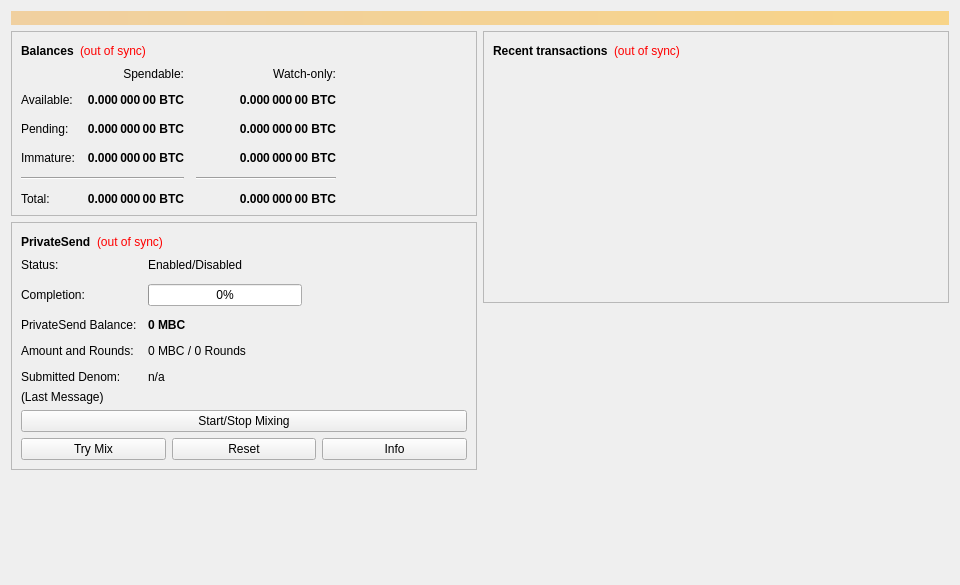
<?xml version="1.0" encoding="UTF-8"?>
<ui version="4.0">
 <class>OverviewPage</class>
 <widget class="QWidget" name="OverviewPage">
  <property name="geometry">
   <rect>
    <x>0</x>
    <y>0</y>
    <width>960</width>
    <height>585</height>
   </rect>
  </property>
  <property name="minimumSize">
   <size>
    <width>960</width>
    <height>0</height>
   </size>
  </property>
  <property name="windowTitle">
   <string>Form</string>
  </property>
  <layout class="QVBoxLayout" name="topLayout">
   <item>
    <widget class="QLabel" name="labelAlerts">
     <property name="visible">
      <bool>false</bool>
     </property>
     <property name="styleSheet">
      <string notr="true">background-color: qlineargradient(x1: 0, y1: 0, x2: 1, y2: 0, stop:0 #F0D0A0, stop:1 #F8D488); color:#000000;</string>
     </property>
     <property name="wordWrap">
      <bool>true</bool>
     </property>
     <property name="margin">
      <number>3</number>
     </property>
    </widget>
   </item>
   <item>
    <layout class="QHBoxLayout" name="horizontalLayout" stretch="1,1">
     <item>
      <layout class="QVBoxLayout" name="verticalLayout_2">
       <item>
        <widget class="QFrame" name="frame">
         <property name="frameShape">
          <enum>QFrame::StyledPanel</enum>
         </property>
         <property name="frameShadow">
          <enum>QFrame::Raised</enum>
         </property>
         <layout class="QVBoxLayout" name="verticalLayout_4">
          <item>
           <layout class="QHBoxLayout" name="horizontalLayout_4">
            <item>
             <widget class="QLabel" name="label_5">
              <property name="font">
               <font>
                <weight>75</weight>
                <bold>true</bold>
               </font>
              </property>
              <property name="text">
               <string>Balances</string>
              </property>
             </widget>
            </item>
            <item>
             <widget class="QLabel" name="labelWalletStatus">
              <property name="toolTip">
               <string>The displayed information may be out of date. Your wallet automatically synchronizes with the MasterBit network after a connection is established, but this process has not completed yet.</string>
              </property>
              <property name="styleSheet">
               <string notr="true">QLabel { color: red; }</string>
              </property>
              <property name="text">
               <string notr="true">(out of sync)</string>
              </property>
              <property name="alignment">
               <set>Qt::AlignLeading|Qt::AlignLeft|Qt::AlignVCenter</set>
              </property>
             </widget>
            </item>
            <item>
             <spacer name="horizontalSpacer_3">
              <property name="orientation">
               <enum>Qt::Horizontal</enum>
              </property>
              <property name="sizeHint" stdset="0">
               <size>
                <width>40</width>
                <height>20</height>
               </size>
              </property>
             </spacer>
            </item>
           </layout>
          </item>
          <item>
           <layout class="QGridLayout" name="gridLayout">
            <property name="spacing">
             <number>12</number>
            </property>
            <item row="2" column="2">
             <widget class="QLabel" name="labelWatchPending">
              <property name="font">
               <font>
                <weight>75</weight>
                <bold>true</bold>
               </font>
              </property>
              <property name="cursor">
               <cursorShape>IBeamCursor</cursorShape>
              </property>
              <property name="toolTip">
               <string>Unconfirmed transactions to watch-only addresses</string>
              </property>
              <property name="text">
               <string notr="true">0.000 000 00 BTC</string>
              </property>
              <property name="alignment">
               <set>Qt::AlignRight|Qt::AlignTrailing|Qt::AlignVCenter</set>
              </property>
              <property name="textInteractionFlags">
               <set>Qt::LinksAccessibleByMouse|Qt::TextSelectableByKeyboard|Qt::TextSelectableByMouse</set>
              </property>
             </widget>
            </item>
            <item row="2" column="1">
             <widget class="QLabel" name="labelUnconfirmed">
              <property name="font">
               <font>
                <weight>75</weight>
                <bold>true</bold>
               </font>
              </property>
              <property name="cursor">
               <cursorShape>IBeamCursor</cursorShape>
              </property>
              <property name="toolTip">
               <string>Total of transactions that have yet to be confirmed, and do not yet count toward the spendable balance</string>
              </property>
              <property name="text">
               <string notr="true">0.000 000 00 BTC</string>
              </property>
              <property name="alignment">
               <set>Qt::AlignRight|Qt::AlignTrailing|Qt::AlignVCenter</set>
              </property>
              <property name="textInteractionFlags">
               <set>Qt::LinksAccessibleByMouse|Qt::TextSelectableByKeyboard|Qt::TextSelectableByMouse</set>
              </property>
             </widget>
            </item>
            <item row="3" column="2">
             <widget class="QLabel" name="labelWatchImmature">
              <property name="font">
               <font>
                <weight>75</weight>
                <bold>true</bold>
               </font>
              </property>
              <property name="cursor">
               <cursorShape>IBeamCursor</cursorShape>
              </property>
              <property name="toolTip">
               <string>Mined balance in watch-only addresses that has not yet matured</string>
              </property>
              <property name="text">
               <string notr="true">0.000 000 00 BTC</string>
              </property>
              <property name="alignment">
               <set>Qt::AlignRight|Qt::AlignTrailing|Qt::AlignVCenter</set>
              </property>
              <property name="textInteractionFlags">
               <set>Qt::LinksAccessibleByMouse|Qt::TextSelectableByKeyboard|Qt::TextSelectableByMouse</set>
              </property>
             </widget>
            </item>
            <item row="4" column="0" colspan="2">
             <widget class="Line" name="lineSpendableBalance">
              <property name="orientation">
               <enum>Qt::Horizontal</enum>
              </property>
             </widget>
            </item>
            <item row="4" column="2">
             <widget class="Line" name="lineWatchBalance">
              <property name="sizePolicy">
               <sizepolicy hsizetype="Preferred" vsizetype="Fixed">
                <horstretch>0</horstretch>
                <verstretch>0</verstretch>
               </sizepolicy>
              </property>
              <property name="minimumSize">
               <size>
                <width>140</width>
                <height>0</height>
               </size>
              </property>
              <property name="orientation">
               <enum>Qt::Horizontal</enum>
              </property>
             </widget>
            </item>
            <item row="5" column="0">
             <widget class="QLabel" name="labelTotalText">
              <property name="text">
               <string>Total:</string>
              </property>
             </widget>
            </item>
            <item row="3" column="1">
             <widget class="QLabel" name="labelImmature">
              <property name="font">
               <font>
                <weight>75</weight>
                <bold>true</bold>
               </font>
              </property>
              <property name="cursor">
               <cursorShape>IBeamCursor</cursorShape>
              </property>
              <property name="toolTip">
               <string>Mined balance that has not yet matured</string>
              </property>
              <property name="text">
               <string notr="true">0.000 000 00 BTC</string>
              </property>
              <property name="alignment">
               <set>Qt::AlignRight|Qt::AlignTrailing|Qt::AlignVCenter</set>
              </property>
              <property name="textInteractionFlags">
               <set>Qt::LinksAccessibleByMouse|Qt::TextSelectableByKeyboard|Qt::TextSelectableByMouse</set>
              </property>
             </widget>
            </item>
            <item row="2" column="3">
             <spacer name="horizontalSpacer_2">
              <property name="orientation">
               <enum>Qt::Horizontal</enum>
              </property>
              <property name="sizeHint" stdset="0">
               <size>
                <width>40</width>
                <height>20</height>
               </size>
              </property>
             </spacer>
            </item>
            <item row="3" column="0">
             <widget class="QLabel" name="labelImmatureText">
              <property name="text">
               <string>Immature:</string>
              </property>
             </widget>
            </item>
            <item row="5" column="1">
             <widget class="QLabel" name="labelTotal">
              <property name="font">
               <font>
                <weight>75</weight>
                <bold>true</bold>
               </font>
              </property>
              <property name="cursor">
               <cursorShape>IBeamCursor</cursorShape>
              </property>
              <property name="toolTip">
               <string>Your current total balance</string>
              </property>
              <property name="text">
               <string notr="true">0.000 000 00 BTC</string>
              </property>
              <property name="alignment">
               <set>Qt::AlignRight|Qt::AlignTrailing|Qt::AlignVCenter</set>
              </property>
              <property name="textInteractionFlags">
               <set>Qt::LinksAccessibleByMouse|Qt::TextSelectableByKeyboard|Qt::TextSelectableByMouse</set>
              </property>
             </widget>
            </item>
            <item row="5" column="2">
             <widget class="QLabel" name="labelWatchTotal">
              <property name="font">
               <font>
                <weight>75</weight>
                <bold>true</bold>
               </font>
              </property>
              <property name="cursor">
               <cursorShape>IBeamCursor</cursorShape>
              </property>
              <property name="toolTip">
               <string>Current total balance in watch-only addresses</string>
              </property>
              <property name="text">
               <string notr="true">0.000 000 00 BTC</string>
              </property>
              <property name="alignment">
               <set>Qt::AlignRight|Qt::AlignTrailing|Qt::AlignVCenter</set>
              </property>
              <property name="textInteractionFlags">
               <set>Qt::LinksAccessibleByMouse|Qt::TextSelectableByKeyboard|Qt::TextSelectableByMouse</set>
              </property>
             </widget>
            </item>
            <item row="0" column="2">
             <widget class="QLabel" name="labelWatchonly">
              <property name="text">
               <string>Watch-only:</string>
              </property>
              <property name="alignment">
               <set>Qt::AlignRight|Qt::AlignTrailing|Qt::AlignVCenter</set>
              </property>
             </widget>
            </item>
            <item row="1" column="0">
             <widget class="QLabel" name="labelBalanceText">
              <property name="text">
               <string>Available:</string>
              </property>
             </widget>
            </item>
            <item row="1" column="1">
             <widget class="QLabel" name="labelBalance">
              <property name="font">
               <font>
                <weight>75</weight>
                <bold>true</bold>
               </font>
              </property>
              <property name="cursor">
               <cursorShape>IBeamCursor</cursorShape>
              </property>
              <property name="toolTip">
               <string>Your current spendable balance</string>
              </property>
              <property name="text">
               <string notr="true">0.000 000 00 BTC</string>
              </property>
              <property name="alignment">
               <set>Qt::AlignRight|Qt::AlignTrailing|Qt::AlignVCenter</set>
              </property>
              <property name="textInteractionFlags">
               <set>Qt::LinksAccessibleByMouse|Qt::TextSelectableByKeyboard|Qt::TextSelectableByMouse</set>
              </property>
             </widget>
            </item>
            <item row="1" column="2">
             <widget class="QLabel" name="labelWatchAvailable">
              <property name="font">
               <font>
                <weight>75</weight>
                <bold>true</bold>
               </font>
              </property>
              <property name="cursor">
               <cursorShape>IBeamCursor</cursorShape>
              </property>
              <property name="toolTip">
               <string>Your current balance in watch-only addresses</string>
              </property>
              <property name="text">
               <string notr="true">0.000 000 00 BTC</string>
              </property>
              <property name="alignment">
               <set>Qt::AlignRight|Qt::AlignTrailing|Qt::AlignVCenter</set>
              </property>
              <property name="textInteractionFlags">
               <set>Qt::LinksAccessibleByMouse|Qt::TextSelectableByKeyboard|Qt::TextSelectableByMouse</set>
              </property>
             </widget>
            </item>
            <item row="2" column="0">
             <widget class="QLabel" name="labelPendingText">
              <property name="text">
               <string>Pending:</string>
              </property>
             </widget>
            </item>
            <item row="0" column="1">
             <widget class="QLabel" name="labelSpendable">
              <property name="text">
               <string>Spendable:</string>
              </property>
              <property name="alignment">
               <set>Qt::AlignRight|Qt::AlignTrailing|Qt::AlignVCenter</set>
              </property>
             </widget>
            </item>
           </layout>
          </item>
         </layout>
        </widget>
       </item>
       <item>
        <widget class="QFrame" name="framePrivateSend">
         <property name="layoutDirection">
          <enum>Qt::LeftToRight</enum>
         </property>
         <property name="frameShape">
          <enum>QFrame::StyledPanel</enum>
         </property>
         <property name="frameShadow">
          <enum>QFrame::Raised</enum>
         </property>
         <layout class="QVBoxLayout" name="VerticalLayout_PS1">
          <item>
           <layout class="QHBoxLayout" name="horizontalLayout_5">
            <item>
             <widget class="QLabel" name="labelPrivateSendHeader">
              <property name="font">
               <font>
                <weight>75</weight>
                <bold>true</bold>
               </font>
              </property>
              <property name="text">
               <string>PrivateSend</string>
              </property>
             </widget>
            </item>
            <item>
             <widget class="QLabel" name="labelPrivateSendSyncStatus">
              <property name="toolTip">
               <string>The displayed information may be out of date. Your wallet automatically synchronizes with the MasterBit network after a connection is established, but this process has not completed yet.</string>
              </property>
              <property name="styleSheet">
               <string notr="true">QLabel { color: red; }</string>
              </property>
              <property name="text">
               <string notr="true">(out of sync)</string>
              </property>
              <property name="alignment">
               <set>Qt::AlignLeading|Qt::AlignLeft|Qt::AlignVCenter</set>
              </property>
             </widget>
            </item>
            <item>
             <spacer name="horizontalSpacer_4">
              <property name="orientation">
               <enum>Qt::Horizontal</enum>
              </property>
              <property name="sizeHint" stdset="0">
               <size>
                <width>40</width>
                <height>20</height>
               </size>
              </property>
             </spacer>
            </item>
           </layout>
          </item>
          <item>
           <layout class="QFormLayout" name="privateSendFormLayout">
            <property name="fieldGrowthPolicy">
             <enum>QFormLayout::AllNonFixedFieldsGrow</enum>
            </property>
            <property name="horizontalSpacing">
             <number>11</number>
            </property>
            <property name="verticalSpacing">
             <number>12</number>
            </property>
            <item row="0" column="0">
             <widget class="QLabel" name="labelPrivateSendEnabledText">
              <property name="text">
               <string>Status:</string>
              </property>
             </widget>
            </item>
            <item row="0" column="1">
             <widget class="QLabel" name="labelPrivateSendEnabled">
              <property name="text">
               <string>Enabled/Disabled</string>
              </property>
             </widget>
            </item>
            <item row="1" column="0">
             <widget class="QLabel" name="labelCompletitionText">
              <property name="text">
               <string>Completion:</string>
              </property>
             </widget>
            </item>
            <item row="1" column="1">
             <widget class="QProgressBar" name="privateSendProgress">
              <property name="maximumSize">
               <size>
                <width>154</width>
                <height>16777215</height>
               </size>
              </property>
              <property name="value">
               <number>0</number>
              </property>
             </widget>
            </item>
            <item row="2" column="0">
             <widget class="QLabel" name="labelAnonymizedText">
              <property name="text">
               <string>PrivateSend Balance:</string>
              </property>
             </widget>
            </item>
            <item row="2" column="1">
             <widget class="QLabel" name="labelAnonymized">
              <property name="font">
               <font>
                <weight>75</weight>
                <bold>true</bold>
               </font>
              </property>
              <property name="text">
               <string notr="true">0 MBC</string>
              </property>
             </widget>
            </item>
            <item row="3" column="0">
             <widget class="QLabel" name="labelAmountAndRoundsText">
              <property name="text">
               <string>Amount and Rounds:</string>
              </property>
             </widget>
            </item>
            <item row="3" column="1">
             <widget class="QLabel" name="labelAmountRounds">
              <property name="text">
               <string>0 MBC / 0 Rounds</string>
              </property>
             </widget>
            </item>
            <item row="4" column="0">
             <widget class="QLabel" name="labelSubmittedDenomText">
              <property name="text">
               <string>Submitted Denom:</string>
              </property>
             </widget>
            </item>
            <item row="4" column="1">
             <widget class="QLabel" name="labelSubmittedDenom">
              <property name="toolTip">
               <string>The denominations you submitted to the Masternode.&lt;br&gt;To mix, other users must submit the exact same denominations.</string>
              </property>
              <property name="text">
               <string>n/a</string>
              </property>
             </widget>
            </item>
           </layout>
          </item>
          <item>
           <layout class="QVBoxLayout" name="VerticalLayout_PS">
            <item>
             <widget class="QLabel" name="labelPrivateSendLastMessage">
              <property name="text">
               <string>(Last Message)</string>
              </property>
              <property name="alignment">
               <set>Qt::AlignLeading|Qt::AlignLeft|Qt::AlignTop</set>
              </property>
              <property name="wordWrap">
               <bool>true</bool>
              </property>
             </widget>
            </item>
            <item>
             <widget class="QPushButton" name="togglePrivateSend">
              <property name="sizePolicy">
               <sizepolicy hsizetype="MinimumExpanding" vsizetype="Fixed">
                <horstretch>0</horstretch>
                <verstretch>0</verstretch>
               </sizepolicy>
              </property>
              <property name="text">
               <string>Start/Stop Mixing</string>
              </property>
             </widget>
            </item>
            <item>
             <layout class="QHBoxLayout" name="horizontalLayout_debugbuttons">
              <item>
               <widget class="QPushButton" name="privateSendAuto">
                <property name="sizePolicy">
                 <sizepolicy hsizetype="MinimumExpanding" vsizetype="Fixed">
                  <horstretch>0</horstretch>
                  <verstretch>0</verstretch>
                 </sizepolicy>
                </property>
                <property name="toolTip">
                 <string>Try to manually submit a PrivateSend request.</string>
                </property>
                <property name="text">
                 <string>Try Mix</string>
                </property>
               </widget>
              </item>
              <item>
               <widget class="QPushButton" name="privateSendReset">
                <property name="sizePolicy">
                 <sizepolicy hsizetype="MinimumExpanding" vsizetype="Fixed">
                  <horstretch>0</horstretch>
                  <verstretch>0</verstretch>
                 </sizepolicy>
                </property>
                <property name="toolTip">
                 <string>Reset the current status of PrivateSend (can interrupt PrivateSend if it's in the process of Mixing, which can cost you money!)</string>
                </property>
                <property name="autoFillBackground">
                 <bool>false</bool>
                </property>
                <property name="text">
                 <string>Reset</string>
                </property>
               </widget>
              </item>
              <item>
               <widget class="QPushButton" name="privateSendInfo">
                <property name="sizePolicy">
                 <sizepolicy hsizetype="MinimumExpanding" vsizetype="Fixed">
                  <horstretch>0</horstretch>
                  <verstretch>0</verstretch>
                 </sizepolicy>
                </property>
                <property name="toolTip">
                 <string>Information about PrivateSend and Mixing</string>
                </property>
                <property name="text">
                 <string>Info</string>
                </property>
               </widget>
              </item>
             </layout>
            </item>
           </layout>
          </item>
         </layout>
        </widget>
       </item>
       <item>
        <spacer name="verticalSpacer">
         <property name="orientation">
          <enum>Qt::Vertical</enum>
         </property>
         <property name="sizeHint" stdset="0">
          <size>
           <width>20</width>
           <height>40</height>
          </size>
         </property>
        </spacer>
       </item>
      </layout>
     </item>
     <item>
      <layout class="QVBoxLayout" name="verticalLayout_3">
       <item>
        <widget class="QFrame" name="frame_2">
         <property name="frameShape">
          <enum>QFrame::StyledPanel</enum>
         </property>
         <property name="frameShadow">
          <enum>QFrame::Raised</enum>
         </property>
         <layout class="QVBoxLayout" name="verticalLayout">
          <item>
           <layout class="QHBoxLayout" name="horizontalLayout_2">
            <item>
             <widget class="QLabel" name="label_4">
              <property name="font">
               <font>
                <weight>75</weight>
                <bold>true</bold>
               </font>
              </property>
              <property name="text">
               <string>Recent transactions</string>
              </property>
             </widget>
            </item>
            <item>
             <widget class="QLabel" name="labelTransactionsStatus">
              <property name="toolTip">
               <string>The displayed information may be out of date. Your wallet automatically synchronizes with the MasterBit network after a connection is established, but this process has not completed yet.</string>
              </property>
              <property name="styleSheet">
               <string notr="true">QLabel { color: red; }</string>
              </property>
              <property name="text">
               <string notr="true">(out of sync)</string>
              </property>
              <property name="alignment">
               <set>Qt::AlignLeading|Qt::AlignLeft|Qt::AlignVCenter</set>
              </property>
             </widget>
            </item>
            <item>
             <spacer name="horizontalSpacer">
              <property name="orientation">
               <enum>Qt::Horizontal</enum>
              </property>
              <property name="sizeHint" stdset="0">
               <size>
                <width>40</width>
                <height>20</height>
               </size>
              </property>
             </spacer>
            </item>
           </layout>
          </item>
          <item>
           <widget class="QListView" name="listTransactions">
            <property name="styleSheet">
             <string notr="true">QListView { background: transparent; }</string>
            </property>
            <property name="frameShape">
             <enum>QFrame::NoFrame</enum>
            </property>
            <property name="verticalScrollBarPolicy">
             <enum>Qt::ScrollBarAlwaysOff</enum>
            </property>
            <property name="horizontalScrollBarPolicy">
             <enum>Qt::ScrollBarAlwaysOff</enum>
            </property>
            <property name="selectionMode">
             <enum>QAbstractItemView::NoSelection</enum>
            </property>
           </widget>
          </item>
         </layout>
        </widget>
       </item>
       <item>
        <spacer name="verticalSpacer_2">
         <property name="orientation">
          <enum>Qt::Vertical</enum>
         </property>
         <property name="sizeHint" stdset="0">
          <size>
           <width>20</width>
           <height>40</height>
          </size>
         </property>
        </spacer>
       </item>
      </layout>
     </item>
    </layout>
   </item>
  </layout>
 </widget>
 <resources/>
 <connections/>
</ui>
